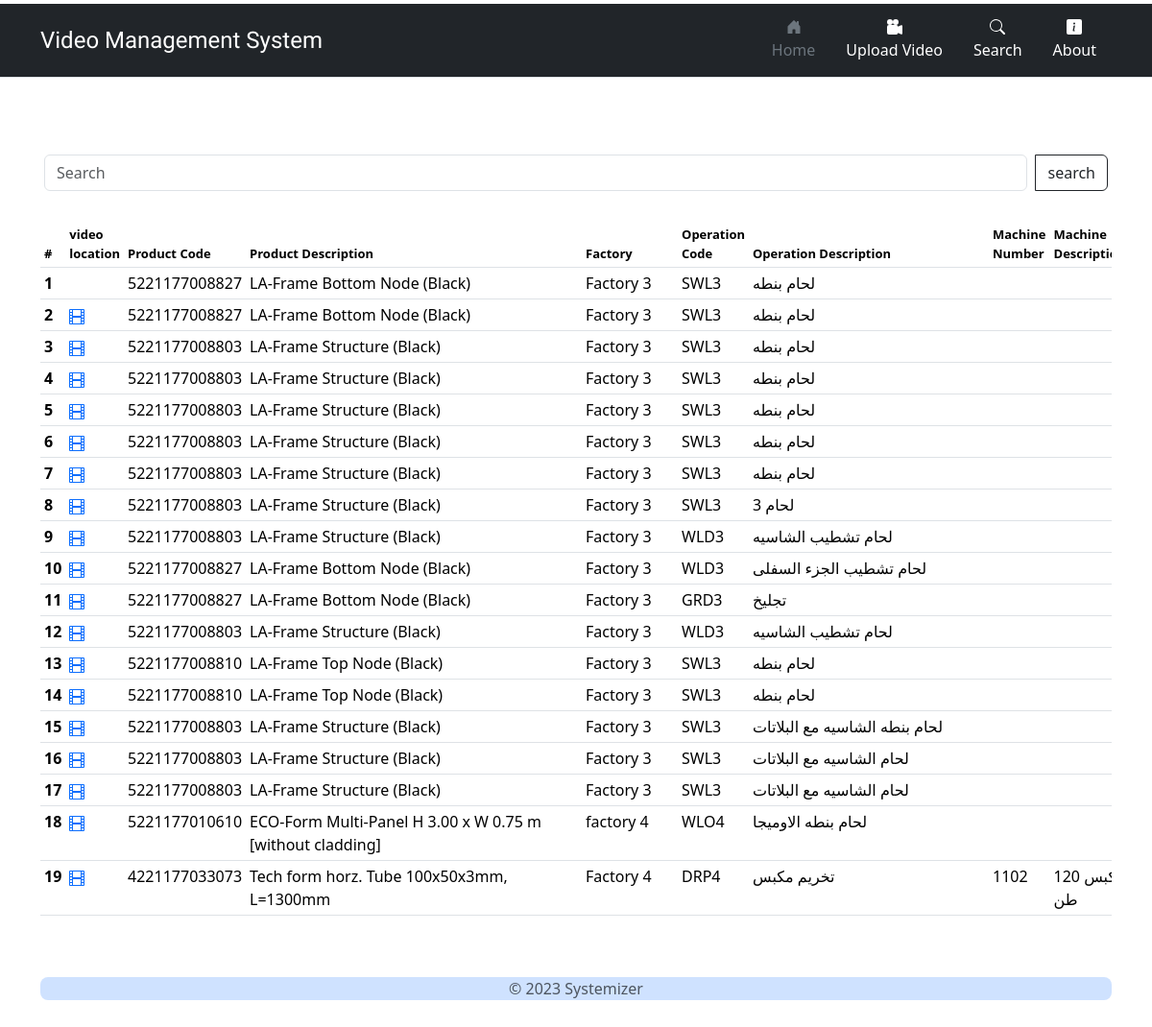
Before: /search with the older database file.
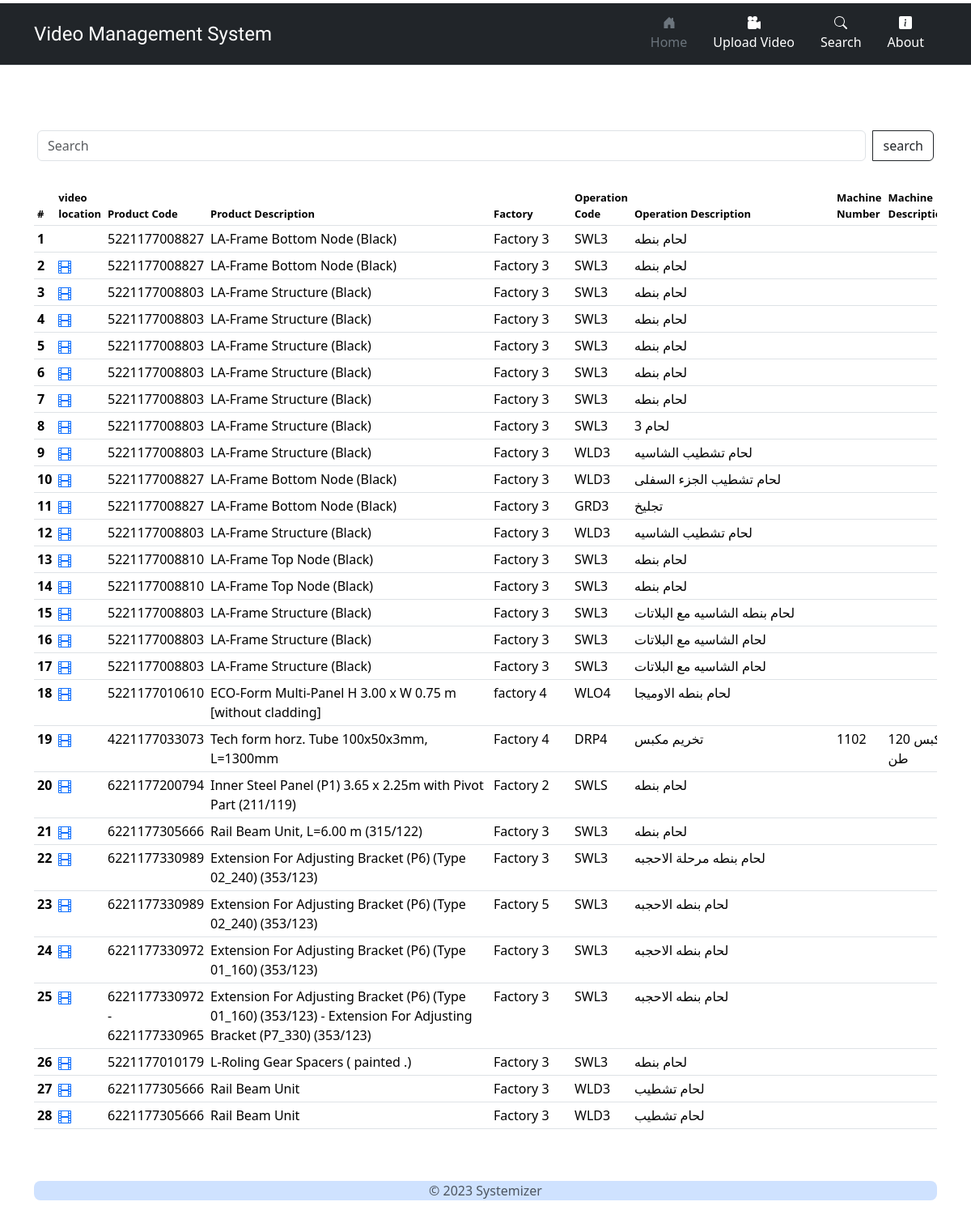
After: the same page with the newer database file.
### video_management_system/models.py (models this page shows)
class Video(models.Model):
    video_file = models.FileField(upload_to='videos/')
    product_code = models.CharField(max_length=50, blank=True)
    product_description = models.CharField(max_length=255, blank=True)
    factory = models.CharField(max_length=50, blank=True)
    operation_code = models.CharField(max_length=50, blank=True)
    operation_description = models.CharField(max_length=255, blank=True)
    machine_number = models.CharField(max_length=50, blank=True)
    machine_description = models.CharField(max_length=255, blank=True)
    operator_code = models.CharField(max_length=50, blank=True)
    operator_name = models.CharField(max_length=255, blank=True)
    additional_details = models.TextField(blank=True)

### video_management_system/views.py (the view)
# urls.py: path("search",views.search_videos,name='search'),
def search_videos(request):
    if request.method == 'POST':
        search_param = request.POST.get('search-input')
        if search_param == "" :
            videos = Video.objects.all()
            context = {
                'videos': videos,
            }
        else:
            search_keywords = re.findall(r'\b\w+(?:\s*\w*\d\s*)*\b', search_param)
            print(search_keywords)
            results = []
            for keyword in search_keywords:
                query = Q(product_code__contains=keyword) | Q(product_description__contains=keyword) | Q(factory__contains=keyword) | Q(operation_code__contains=keyword) | Q(machine_number__contains=keyword) | Q(machine_description__contains=keyword) | Q(operator_code__contains=keyword) | Q(operator_name__contains=keyword) | Q(additional_details__contains=keyword)
                results.extend(list(Video.objects.filter(query)))
            unique_results = list(set(results))
            print(unique_results)
            context = {
                'videos': unique_results,
            }
    else:
        videos = Video.objects.all()
        context = {
            'videos': videos,
        }
    return render(request, 'search.html', context)

### video_management_system/templates/search.html (shortened to what this page needs)
{% extends 'base.html' %} {% block content %}
<div class="container">
  <div class="d-flex flex-column my-5">
    <div class="input-group my-3">
      <form
        class="input-group my-3"
        method="post"
        enctype="multipart/form-data"
        id="search-form"
      >
        <input
          type="search"
          class="form-control rounded mx-1"
          placeholder="Search"
          aria-label="Search"
          aria-describedby="search-addon"
          id="search-input"
          name="search-input"
        />
        <button
          type="submit"
          class="btn btn-outline-dark mx-1"
          id="search-btn"
          data-mdb-ripple-init
        >
          search
        </button>
      </form>
    </div>
    <div class="table-videos overflow-auto">
      <table class="table table-sm flex-row">
        <thead class="header-cell">
          <tr class="header-cell">
            <th scope="col" class="">#</th>
            <th scope="col" class="header-cell-video-location">
              video location
            </th>
            <th scope="col" class="header-cell-product-code">Product Code</th>
            <th scope="col" class="header-cell-product-description">
              Product Description
            </th>
            <th scope="col" class="header-cell-factory">Factory</th>
            <th scope="col" class="header-cell-operation-code">
              Operation Code
            </th>
            <th scope="col" class="header-cell-operation-description">
              Operation Description
            </th>
            <th scope="col" class="header-cell-machine-number">
              Machine Number
            </th>
            <th scope="col" class="header-cell-machine-description">
              Machine Description
            </th>
          </tr>
        </thead>
        <tbody>
          {% for item in videos %}
          <tr>
            <th scope="row">{{ forloop.counter }}</th>
            <td>
              <a
                href="#"
                id="view-stream"
                onclick="openStream('{{ item.video_file }}')"
              >
              </a>
            </td>
            <td>{{ item.product_code }}</td>
            <td>{{ item.product_description }}</td>
            <td>{{ item.factory }}</td>
            <td>{{ item.operation_code }}</td>
            <td>{{ item.operation_description }}</td>
            <td>{{ item.machine_number }}</td>
            <td>{{ item.machine_description }}</td>
          </tr>
          {% endfor %}
        </tbody>
      </table>
    </div>
  </div>
</div>
{% endblock %}

### video_management_system/templates/base.html (shortened to what this page needs)
{% load static %}
<!DOCTYPE html>
<html lang="en">
  <head>
    <link rel="stylesheet" href="{% static 'css/main.css' %}" />
    <link
      rel="stylesheet"
      href="{% static 'bootstrap/css/bootstrap.min.css' %}"
    />
  </head>
  <body>
    {% include "nav.html" %} {% block content %}{% endblock content %}
    {% include "footer.html" %}
  </body>
</html>

### video_management_system/templates/nav.html (shortened to what this page needs)
{% load static %}
<header>
  <div class="px-3 py-2 text-bg-dark border-bottom">
    <div class="container">
      <div
        class="d-flex flex-wrap align-items-center justify-content-center justify-content-lg-start"
      >
        <a
          href="/"
          id="nav-title"
          class="d-flex align-items-center my-2 my-lg-0 me-lg-auto text-white text-decoration-none navtitle"
        >
          Video Management System
        </a>
        <ul
          class="nav col-12 col-lg-auto my-2 justify-content-center my-md-0 text-small"
        >
          <li class="d-flex flex-column align-items-center">
            <a href="{% url 'home' %}" class="nav-link text-secondary">
              Home
            </a>
          </li>
          <li>
            <a href='{% url "upload" %}' class="nav-link text-white">
              Upload Video
            </a>
          </li>
          <li>
            <a href="{% url 'search' %}" class="nav-link text-white">
              Search
            </a>
          </li>
          <li>
            <a href="{% url 'about' %}" class="nav-link text-white">
              About
            </a>
          </li>
        </ul>
      </div>
    </div>
  </div>
</header>

### video_management_system/templates/footer.html
<div class="container">
  <footer
    class="my-5 text-body-secondary text-center text-small bg-primary-subtle rounded-3"
  >
    <p class="mb-1">&copy; 2023 Systemizer</p>
  </footer>
</div>

### static/css/main.css (style rules this page uses)
.navtitle { font-family: 'Josefin Sans', sans-serif; font-size: 18pt; }
.header-cell { font-size: 13px; min-width: 200px; }
.header-cell-video-location { font-size: 13px; min-width: 20px; }
.header-cell-product-code { font-size: 13px; min-width: 100px; }
.header-cell-product-description { font-size: 13px; min-width: 350px; }
.header-cell-factory { font-size: 13px; min-width: 100px; }
.header-cell-operation-code { font-size: 13px; min-width: 60px; }
.header-cell-operation-description { font-size: 13px; min-width: 250px; }
.table-videos { min-height: 400px; }

Changed rows visible on the page:
added Video: product_code "6221177200794", product_description "Inner Steel Panel (P1) 3.65 x 2.25m with Pivot Part (211/119)", factory "Factory 2", operation_code "SWLS", operation_description "لحام بنطه"
added Video: product_code "6221177305666", product_description "Rail Beam Unit, L=6.00 m (315/122)", factory "Factory 3", operation_code "SWL3", operation_description "لحام بنطه"
added Video: product_code "6221177330989", product_description "Extension For Adjusting Bracket (P6) (Type 02_240) (353/123)", factory "Factory 3", operation_code "SWL3", operation_description "لحام بنطه مرحلة الاحجبه"
added Video: product_code "6221177330989", product_description "Extension For Adjusting Bracket (P6) (Type 02_240) (353/123)", factory "Factory 5", operation_code "SWL3", operation_description "لحام بنطه الاحجبه"
added Video: product_code "6221177330972", product_description "Extension For Adjusting Bracket (P6) (Type 01_160) (353/123)", factory "Factory 3", operation_code "SWL3", operation_description "لحام بنطه الاحجبه"
added Video: product_code "6221177330972 - 6221177330965", product_description "Extension For Adjusting Bracket (P6) (Type 01_160) (353/123) - Extension For Adjusting Bracket (P7_330) (353/123)", factory "Factory 3", operation_code "SWL3", operation_description "لحام بنطه الاحجبه"
added Video: product_code "5221177010179", product_description "L-Roling Gear Spacers ( painted .)", factory "Factory 3", operation_code "SWL3", operation_description "لحام بنطه"
added Video: product_code "6221177305666", product_description "Rail Beam Unit", factory "Factory 3", operation_code "WLD3", operation_description "لحام تشطيب"
added Video: product_code "6221177305666", product_description "Rail Beam Unit", factory "Factory 3", operation_code "WLD3", operation_description "لحام تشطيب"
